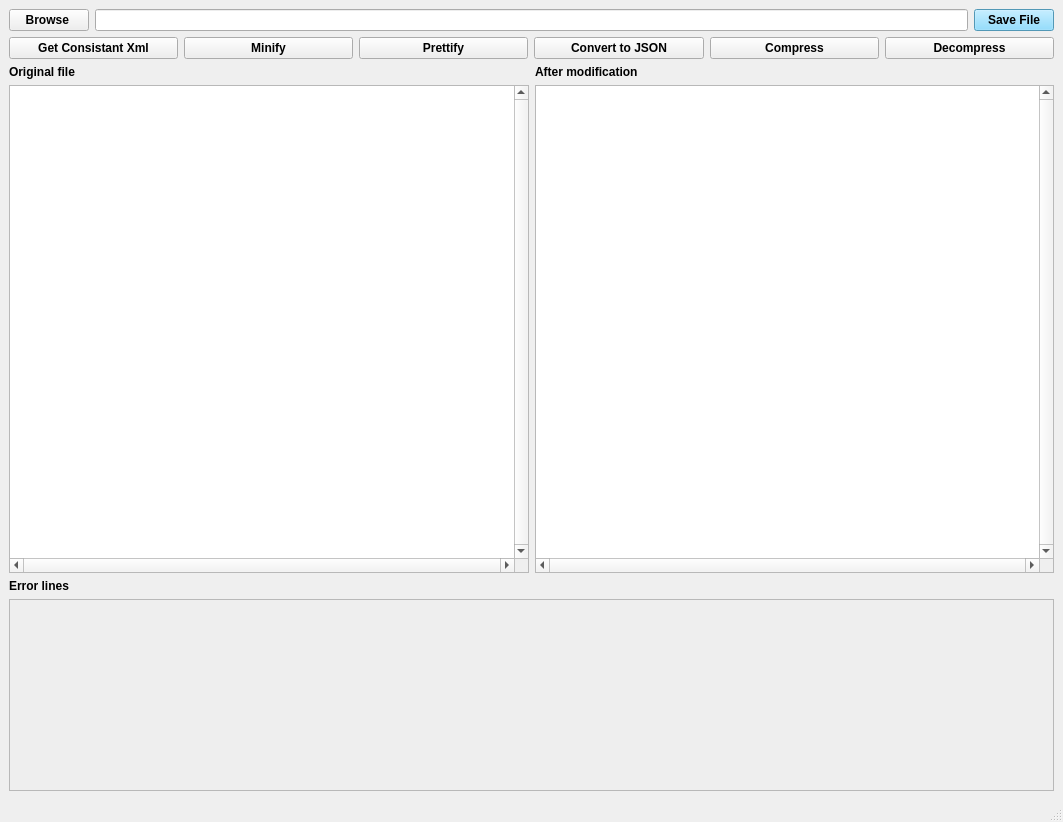
<?xml version="1.0" encoding="UTF-8"?>
<ui version="4.0">
 <class>MainWindow</class>
 <widget class="QMainWindow" name="MainWindow">
  <property name="geometry">
   <rect>
    <x>0</x>
    <y>0</y>
    <width>1063</width>
    <height>822</height>
   </rect>
  </property>
  <property name="windowTitle">
   <string>MainWindow</string>
  </property>
  <widget class="QWidget" name="centralwidget">
   <layout class="QGridLayout" name="gridLayout_2">
    <item row="0" column="0">
     <layout class="QHBoxLayout" name="horizontalLayout_2">
      <item>
       <widget class="QPushButton" name="browse">
        <property name="font">
         <font>
          <weight>75</weight>
          <bold>true</bold>
         </font>
        </property>
        <property name="text">
         <string>Browse </string>
        </property>
       </widget>
      </item>
      <item>
       <widget class="QLineEdit" name="fname">
        <property name="dragEnabled">
         <bool>true</bool>
        </property>
        <property name="readOnly">
         <bool>false</bool>
        </property>
        <property name="cursorMoveStyle">
         <enum>Qt::LogicalMoveStyle</enum>
        </property>
       </widget>
      </item>
      <item>
       <widget class="QPushButton" name="save">
        <property name="font">
         <font>
          <weight>75</weight>
          <bold>true</bold>
         </font>
        </property>
        <property name="styleSheet">
         <string notr="true">background-color:rgb(115, 213, 255);</string>
        </property>
        <property name="text">
         <string>Save File</string>
        </property>
       </widget>
      </item>
     </layout>
    </item>
    <item row="1" column="0">
     <layout class="QHBoxLayout" name="horizontalLayout_3">
      <item>
       <widget class="QPushButton" name="get_consistant_Xml_2">
        <property name="maximumSize">
         <size>
          <width>16777215</width>
          <height>34</height>
         </size>
        </property>
        <property name="font">
         <font>
          <weight>75</weight>
          <bold>true</bold>
         </font>
        </property>
        <property name="styleSheet">
         <string notr="true"/>
        </property>
        <property name="text">
         <string>Get Consistant Xml</string>
        </property>
       </widget>
      </item>
      <item>
       <widget class="QPushButton" name="minify_2">
        <property name="font">
         <font>
          <weight>75</weight>
          <bold>true</bold>
         </font>
        </property>
        <property name="text">
         <string>Minify</string>
        </property>
       </widget>
      </item>
      <item>
       <widget class="QPushButton" name="prettify_2">
        <property name="font">
         <font>
          <weight>75</weight>
          <bold>true</bold>
         </font>
        </property>
        <property name="text">
         <string>Prettify</string>
        </property>
       </widget>
      </item>
      <item>
       <widget class="QPushButton" name="convert_to_json_2">
        <property name="font">
         <font>
          <weight>75</weight>
          <bold>true</bold>
         </font>
        </property>
        <property name="text">
         <string>Convert to JSON</string>
        </property>
       </widget>
      </item>
      <item>
       <widget class="QPushButton" name="compress_2">
        <property name="font">
         <font>
          <weight>75</weight>
          <bold>true</bold>
         </font>
        </property>
        <property name="text">
         <string>Compress</string>
        </property>
       </widget>
      </item>
      <item>
       <widget class="QPushButton" name="decompress">
        <property name="font">
         <font>
          <weight>75</weight>
          <bold>true</bold>
         </font>
        </property>
        <property name="text">
         <string>Decompress</string>
        </property>
       </widget>
      </item>
     </layout>
    </item>
    <item row="2" column="0">
     <layout class="QHBoxLayout" name="horizontalLayout_4">
      <item>
       <widget class="QLabel" name="label_3">
        <property name="font">
         <font>
          <weight>75</weight>
          <bold>true</bold>
         </font>
        </property>
        <property name="text">
         <string>Original file</string>
        </property>
       </widget>
      </item>
      <item>
       <widget class="QLabel" name="label_4">
        <property name="font">
         <font>
          <weight>75</weight>
          <bold>true</bold>
         </font>
        </property>
        <property name="text">
         <string>After modification </string>
        </property>
       </widget>
      </item>
     </layout>
    </item>
    <item row="3" column="0">
     <layout class="QVBoxLayout" name="verticalLayout">
      <item>
       <layout class="QHBoxLayout" name="horizontalLayout">
        <item>
         <widget class="QTextBrowser" name="original_file_2">
          <property name="verticalScrollBarPolicy">
           <enum>Qt::ScrollBarAlwaysOn</enum>
          </property>
          <property name="horizontalScrollBarPolicy">
           <enum>Qt::ScrollBarAlwaysOn</enum>
          </property>
          <property name="sizeAdjustPolicy">
           <enum>QAbstractScrollArea::AdjustToContents</enum>
          </property>
          <property name="overwriteMode">
           <bool>true</bool>
          </property>
          <property name="tabStopWidth">
           <number>80</number>
          </property>
         </widget>
        </item>
        <item>
         <widget class="QTextBrowser" name="after_mod_2">
          <property name="verticalScrollBarPolicy">
           <enum>Qt::ScrollBarAlwaysOn</enum>
          </property>
          <property name="horizontalScrollBarPolicy">
           <enum>Qt::ScrollBarAlwaysOn</enum>
          </property>
          <property name="sizeAdjustPolicy">
           <enum>QAbstractScrollArea::AdjustToContents</enum>
          </property>
          <property name="overwriteMode">
           <bool>true</bool>
          </property>
         </widget>
        </item>
       </layout>
      </item>
      <item>
       <widget class="QLabel" name="label_5">
        <property name="font">
         <font>
          <weight>75</weight>
          <bold>true</bold>
         </font>
        </property>
        <property name="text">
         <string>Error lines </string>
        </property>
       </widget>
      </item>
      <item alignment="Qt::AlignBottom">
       <widget class="QTextEdit" name="textEdit">
        <property name="styleSheet">
         <string notr="true">background-color:rgb(238, 238, 238);</string>
        </property>
        <property name="readOnly">
         <bool>true</bool>
        </property>
       </widget>
      </item>
     </layout>
    </item>
   </layout>
   <zorder>verticalLayoutWidget</zorder>
   <zorder>horizontalLayoutWidget_2</zorder>
   <zorder>gridLayoutWidget</zorder>
   <zorder>label_4</zorder>
   <zorder>verticalLayoutWidget</zorder>
  </widget>
  <widget class="QStatusBar" name="statusbar"/>
 </widget>
 <resources/>
 <connections/>
</ui>
